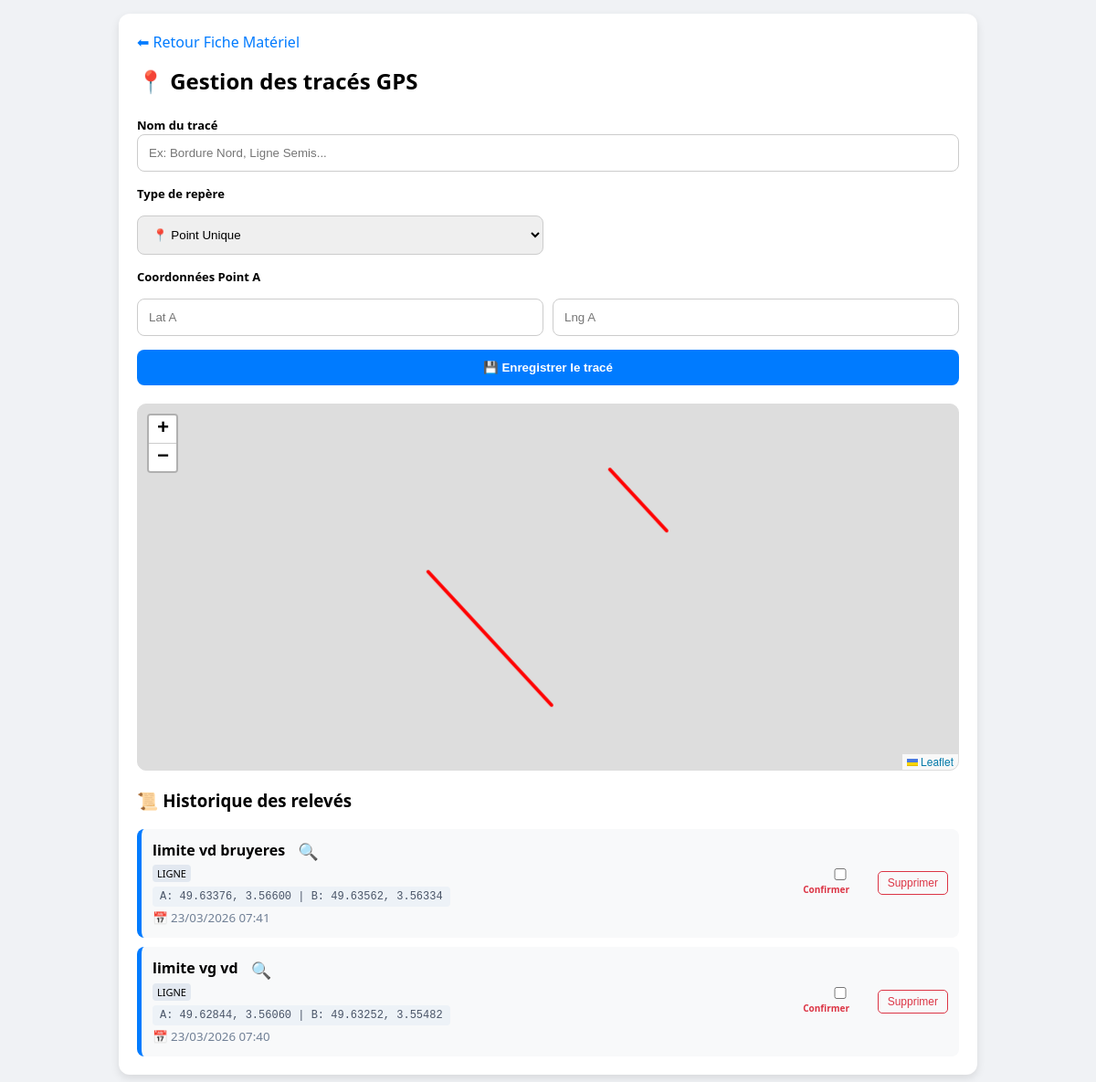
The app's page /gps_manuel.php (signed in) with its own data.
### tables this page shows
CREATE TABLE gps_data (
        id INTEGER PRIMARY KEY AUTOINCREMENT,
        entreprise_id INTEGER,
        materiel_id INTEGER,
        nom TEXT,
        type_objet TEXT CHECK(type_objet IN ('POINT','LIGNE')) DEFAULT 'POINT',
        donnees_gps TEXT,
        date_creation DATETIME DEFAULT CURRENT_TIMESTAMP
    );

### gps_manuel.php (the view, shortened to what this page needs)
<?php
require_once 'db.php';
$entreprise_id = $_SESSION['entreprise_id'];
$id_machine = isset($_GET['id']) ? intval($_GET['id']) : 0;
$stmt = $pdo->prepare("SELECT * FROM gps_data WHERE entreprise_id = ? AND materiel_id = ? ORDER BY id DESC");
$stmt->execute([$entreprise_id, $id_machine]);
$historique = $stmt->fetchAll(PDO::FETCH_ASSOC);
?>
<!DOCTYPE html>
<html lang="fr">
<head>
    <link rel="stylesheet" href="https://unpkg.com/leaflet@1.9.4/dist/leaflet.css" />
</head>
<body>
<div class="container">
    <a href="index.php" style="text-decoration:none; color:#007bff;">⬅ Retour Fiche Matériel</a>
    <h2 style="margin-top:15px;">📍 Gestion des tracés GPS</h2>
    <form method="POST">
        <label>Nom du tracé</label>
        <input type="text" name="nom_gps" placeholder="Ex: Bordure Nord, Ligne Semis..." style="margin-bottom:15px;">
        <div class="form-group">
            <label>Type de repère</label>
            <select name="type" id="typeSelect" onchange="toggleInputs()">
                <option value="POINT">📍 Point Unique</option>
            </select>
        </div>
        <div class="form-group">
            <label>Coordonnées Point A</label>
            <input type="number" step="0.0000000001" name="latA" placeholder="Lat A" required>
            <input type="number" step="0.0000000001" name="lngA" placeholder="Lng A" required>
        </div>
        <button type="submit" name="save_gps" class="btn btn-primary">💾 Enregistrer le tracé</button>
    </form>
    <div id="map"></div>
    <h3>📜 Historique des relevés</h3>
    <?php foreach($historique as $h):
        $coords = json_decode($h['donnees_gps'], true);
    ?>
        <div class="card-gps">
            <div>
                <strong><?= htmlspecialchars($h['nom']) ?></strong>
                <a href="#" onclick="focusElement(<?= $h['id'] ?>); return false;" class="btn-focus" title="Centrer sur la carte">🔍</a>
                <br>
                <span style="font-size:11px; background:#e2e8f0; padding:2px 5px; border-radius:4px;"><?= $h['type_objet'] ?></span><br>
                <div class="coords-list">
                    <?php if($h['type_objet'] === 'POINT'): ?>
                        A: <?= $coords['latA'] ?>, <?= $coords['lngA'] ?>
                    <?php else: ?>
                        A: <?= $coords['latA'] ?>, <?= $coords['lngA'] ?> | B: <?= $coords['latB'] ?>, <?= $coords['lngB'] ?>
                    <?php endif; ?>
                </div><br>
                <small style="color:#718096;">📅 <?= date('d/m/Y H:i', strtotime($h['date_creation'])) ?></small>
            </div>
            <form method="GET" class="suppr-box" style="display:flex; align-items:center; gap:8px;">
                <label style="font-size: 10px; color: #dc3545; cursor: pointer;"><input type="checkbox" name="confirmer_suppr" required> Confirmer</label>
                <button type="submit" class="btn-danger-ui">Supprimer</button>
            </form>
        </div>
    <?php endforeach; ?>
</div>
</body>
</html>

### gps_manuel.php (style rules this page uses)
body { font-family: 'Segoe UI', sans-serif; background: #f0f2f5; padding: 15px; margin: 0; }
.container { max-width: 900px; margin: auto; background: white; padding: 20px; border-radius: 12px; box-shadow: 0 4px 10px rgba(0,0,0,0.1); }
.form-group { display: grid; grid-template-columns: 1fr 1fr; gap: 10px; margin-bottom: 15px; }
label { grid-column: span 2; font-weight: bold; margin-bottom: 5px; font-size: 13px; }
input, select { padding: 12px; border: 1px solid #ccc; border-radius: 8px; width: 100%; box-sizing: border-box; }
.btn { padding: 12px; border: none; border-radius: 8px; cursor: pointer; font-weight: bold; }
.btn-primary { background: #007bff; color: white; width: 100%; }
.btn-danger-ui { background: transparent; border: 1px solid #dc3545; color: #dc3545; padding: 5px 10px; border-radius: 5px; font-size: 12px; cursor: pointer; }
#map { height: 400px; border-radius: 10px; margin: 20px 0; border: 1px solid #ddd; }
.card-gps { background: #f8f9fa; padding: 12px; border-radius: 8px; margin-top: 10px; border-left: 5px solid #007bff; display: flex; justify-content: space-between; align-items: center; }
.coords-list { font-family: monospace; font-size: 12px; color: #4a5568; background: #edf2f7; padding: 4px 8px; border-radius: 4px; display: inline-block; margin-top: 5px; }
.btn-focus { text-decoration: none; font-size: 18px; margin-left: 10px; vertical-align: middle; }

### records on screen
gps_data: nom "limite vd bruyeres", type_objet "LIGNE", donnees_gps "49.63376", donnees_gps "3.56600", donnees_gps "49.63562", donnees_gps "3.56334", date_creation "23/03/2026 07:41"
gps_data: nom "limite vg vd", type_objet "LIGNE", donnees_gps "49.62844", donnees_gps "3.56060", donnees_gps "49.63252", donnees_gps "3.55482", date_creation "23/03/2026 07:40"
